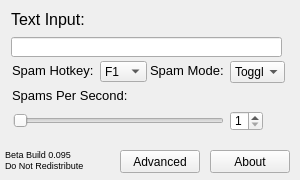
<?xml version="1.0" encoding="UTF-8"?>
<ui version="4.0">
 <class>MainWindow</class>
 <widget class="QMainWindow" name="MainWindow">
  <property name="geometry">
   <rect>
    <x>0</x>
    <y>0</y>
    <width>300</width>
    <height>180</height>
   </rect>
  </property>
  <property name="minimumSize">
   <size>
    <width>300</width>
    <height>180</height>
   </size>
  </property>
  <property name="maximumSize">
   <size>
    <width>300</width>
    <height>180</height>
   </size>
  </property>
  <property name="baseSize">
   <size>
    <width>300</width>
    <height>180</height>
   </size>
  </property>
  <property name="windowTitle">
   <string>Auto Spammer - Beta</string>
  </property>
  <widget class="QWidget" name="centralWidget">
   <widget class="QLabel" name="inputlabel">
    <property name="geometry">
     <rect>
      <x>11</x>
      <y>10</y>
      <width>84</width>
      <height>20</height>
     </rect>
    </property>
    <property name="minimumSize">
     <size>
      <width>84</width>
      <height>20</height>
     </size>
    </property>
    <property name="maximumSize">
     <size>
      <width>84</width>
      <height>20</height>
     </size>
    </property>
    <property name="baseSize">
     <size>
      <width>84</width>
      <height>20</height>
     </size>
    </property>
    <property name="text">
     <string>&lt;!DOCTYPE HTML PUBLIC &quot;-//W3C//DTD HTML 4.0//EN&quot; &quot;http://www.w3.org/TR/REC-html40/strict.dtd&quot;&gt;
&lt;html&gt;&lt;head&gt;&lt;meta name=&quot;qrichtext&quot; content=&quot;1&quot; /&gt;&lt;style type=&quot;text/css&quot;&gt;
p, li { white-space: pre-wrap; }
&lt;/style&gt;&lt;/head&gt;&lt;body style=&quot; font-family:'MS Shell Dlg 2'; font-size:8.25pt; font-weight:400; font-style:normal;&quot;&gt;
&lt;p style=&quot; margin-top:0px; margin-bottom:0px; margin-left:0px; margin-right:0px; -qt-block-indent:0; text-indent:0px;&quot;&gt;&lt;span style=&quot; font-size:12pt;&quot;&gt;Text Input:&lt;/span&gt;&lt;/p&gt;&lt;/body&gt;&lt;/html&gt;</string>
    </property>
   </widget>
   <widget class="QPushButton" name="about">
    <property name="geometry">
     <rect>
      <x>210</x>
      <y>150</y>
      <width>80</width>
      <height>23</height>
     </rect>
    </property>
    <property name="text">
     <string>About</string>
    </property>
   </widget>
   <widget class="QLineEdit" name="lineEdit">
    <property name="geometry">
     <rect>
      <x>11</x>
      <y>37</y>
      <width>271</width>
      <height>20</height>
     </rect>
    </property>
    <property name="toolTip">
     <string extracomment="Type the text you want to spam here"/>
    </property>
   </widget>
   <widget class="QLabel" name="label">
    <property name="geometry">
     <rect>
      <x>12</x>
      <y>62</y>
      <width>96</width>
      <height>17</height>
     </rect>
    </property>
    <property name="minimumSize">
     <size>
      <width>96</width>
      <height>17</height>
     </size>
    </property>
    <property name="text">
     <string>&lt;!DOCTYPE HTML PUBLIC &quot;-//W3C//DTD HTML 4.0//EN&quot; &quot;http://www.w3.org/TR/REC-html40/strict.dtd&quot;&gt;
&lt;html&gt;&lt;head&gt;&lt;meta name=&quot;qrichtext&quot; content=&quot;1&quot; /&gt;&lt;style type=&quot;text/css&quot;&gt;
p, li { white-space: pre-wrap; }
&lt;/style&gt;&lt;/head&gt;&lt;body style=&quot; font-family:'MS Shell Dlg 2'; font-size:8.25pt; font-weight:400; font-style:normal;&quot;&gt;
&lt;p style=&quot; margin-top:0px; margin-bottom:0px; margin-left:0px; margin-right:0px; -qt-block-indent:0; text-indent:0px;&quot;&gt;&lt;span style=&quot; font-size:10pt;&quot;&gt;Spam Hotkey:&lt;/span&gt;&lt;/p&gt;&lt;/body&gt;&lt;/html&gt;</string>
    </property>
   </widget>
   <widget class="QComboBox" name="hotkeylist">
    <property name="geometry">
     <rect>
      <x>100</x>
      <y>61</y>
      <width>47</width>
      <height>21</height>
     </rect>
    </property>
    <property name="minimumSize">
     <size>
      <width>47</width>
      <height>21</height>
     </size>
    </property>
    <item>
     <property name="text">
      <string>F1</string>
     </property>
    </item>
    <item>
     <property name="text">
      <string>F2</string>
     </property>
    </item>
    <item>
     <property name="text">
      <string>F3</string>
     </property>
    </item>
    <item>
     <property name="text">
      <string>F4</string>
     </property>
    </item>
    <item>
     <property name="text">
      <string>F5</string>
     </property>
    </item>
    <item>
     <property name="text">
      <string>F6</string>
     </property>
    </item>
    <item>
     <property name="text">
      <string>F7</string>
     </property>
    </item>
    <item>
     <property name="text">
      <string>F8</string>
     </property>
    </item>
    <item>
     <property name="text">
      <string>F9</string>
     </property>
    </item>
    <item>
     <property name="text">
      <string>F10</string>
     </property>
    </item>
    <item>
     <property name="text">
      <string>F11</string>
     </property>
    </item>
    <item>
     <property name="text">
      <string>F12</string>
     </property>
    </item>
   </widget>
   <widget class="QLabel" name="label_2">
    <property name="geometry">
     <rect>
      <x>12</x>
      <y>87</y>
      <width>133</width>
      <height>17</height>
     </rect>
    </property>
    <property name="text">
     <string>&lt;!DOCTYPE HTML PUBLIC &quot;-//W3C//DTD HTML 4.0//EN&quot; &quot;http://www.w3.org/TR/REC-html40/strict.dtd&quot;&gt;
&lt;html&gt;&lt;head&gt;&lt;meta name=&quot;qrichtext&quot; content=&quot;1&quot; /&gt;&lt;style type=&quot;text/css&quot;&gt;
p, li { white-space: pre-wrap; }
&lt;/style&gt;&lt;/head&gt;&lt;body style=&quot; font-family:'MS Shell Dlg 2'; font-size:8.25pt; font-weight:400; font-style:normal;&quot;&gt;
&lt;p style=&quot; margin-top:0px; margin-bottom:0px; margin-left:0px; margin-right:0px; -qt-block-indent:0; text-indent:0px;&quot;&gt;&lt;span style=&quot; font-size:10pt;&quot;&gt;Spams Per Second:&lt;/span&gt;&lt;/p&gt;&lt;/body&gt;&lt;/html&gt;</string>
    </property>
   </widget>
   <widget class="QSlider" name="horizontalSlider">
    <property name="geometry">
     <rect>
      <x>13</x>
      <y>111</y>
      <width>211</width>
      <height>19</height>
     </rect>
    </property>
    <property name="minimum">
     <number>1</number>
    </property>
    <property name="orientation">
     <enum>Qt::Horizontal</enum>
    </property>
   </widget>
   <widget class="QSpinBox" name="spinBox">
    <property name="geometry">
     <rect>
      <x>230</x>
      <y>111</y>
      <width>33</width>
      <height>20</height>
     </rect>
    </property>
    <property name="minimum">
     <number>1</number>
    </property>
    <property name="maximum">
     <number>99</number>
    </property>
   </widget>
   <widget class="QPushButton" name="about_2">
    <property name="geometry">
     <rect>
      <x>120</x>
      <y>150</y>
      <width>80</width>
      <height>23</height>
     </rect>
    </property>
    <property name="text">
     <string>Advanced</string>
    </property>
   </widget>
   <widget class="QLabel" name="label_3">
    <property name="geometry">
     <rect>
      <x>5</x>
      <y>140</y>
      <width>111</width>
      <height>41</height>
     </rect>
    </property>
    <property name="text">
     <string>&lt;!DOCTYPE HTML PUBLIC &quot;-//W3C//DTD HTML 4.0//EN&quot; &quot;http://www.w3.org/TR/REC-html40/strict.dtd&quot;&gt;
&lt;html&gt;&lt;head&gt;&lt;meta name=&quot;qrichtext&quot; content=&quot;1&quot; /&gt;&lt;style type=&quot;text/css&quot;&gt;
p, li { white-space: pre-wrap; }
&lt;/style&gt;&lt;/head&gt;&lt;body style=&quot; font-family:'MS Shell Dlg 2'; font-size:8.25pt; font-weight:400; font-style:normal;&quot;&gt;
&lt;p style=&quot; margin-top:0px; margin-bottom:0px; margin-left:0px; margin-right:0px; -qt-block-indent:0; text-indent:0px;&quot;&gt;&lt;span style=&quot; font-size:7pt;&quot;&gt;Beta Build 0.095&lt;/span&gt;&lt;/p&gt;
&lt;p style=&quot; margin-top:0px; margin-bottom:0px; margin-left:0px; margin-right:0px; -qt-block-indent:0; text-indent:0px;&quot;&gt;&lt;span style=&quot; font-size:7pt;&quot;&gt;Do Not Redistribute&lt;/span&gt;&lt;/p&gt;&lt;/body&gt;&lt;/html&gt;</string>
    </property>
   </widget>
   <widget class="QLabel" name="label_4">
    <property name="geometry">
     <rect>
      <x>150</x>
      <y>62</y>
      <width>96</width>
      <height>17</height>
     </rect>
    </property>
    <property name="minimumSize">
     <size>
      <width>96</width>
      <height>17</height>
     </size>
    </property>
    <property name="text">
     <string>&lt;!DOCTYPE HTML PUBLIC &quot;-//W3C//DTD HTML 4.0//EN&quot; &quot;http://www.w3.org/TR/REC-html40/strict.dtd&quot;&gt;
&lt;html&gt;&lt;head&gt;&lt;meta name=&quot;qrichtext&quot; content=&quot;1&quot; /&gt;&lt;style type=&quot;text/css&quot;&gt;
p, li { white-space: pre-wrap; }
&lt;/style&gt;&lt;/head&gt;&lt;body style=&quot; font-family:'MS Shell Dlg 2'; font-size:8.25pt; font-weight:400; font-style:normal;&quot;&gt;
&lt;p style=&quot; margin-top:0px; margin-bottom:0px; margin-left:0px; margin-right:0px; -qt-block-indent:0; text-indent:0px;&quot;&gt;&lt;span style=&quot; font-size:10pt;&quot;&gt;Spam Mode:&lt;/span&gt;&lt;/p&gt;&lt;/body&gt;&lt;/html&gt;</string>
    </property>
   </widget>
   <widget class="QComboBox" name="comboBox">
    <property name="geometry">
     <rect>
      <x>230</x>
      <y>61</y>
      <width>55</width>
      <height>22</height>
     </rect>
    </property>
    <item>
     <property name="text">
      <string>Toggle</string>
     </property>
    </item>
    <item>
     <property name="text">
      <string>Hold</string>
     </property>
    </item>
   </widget>
  </widget>
 </widget>
 <layoutdefault spacing="6" margin="11"/>
 <resources/>
 <connections>
  <connection>
   <sender>lineEdit</sender>
   <signal>textChanged(QString)</signal>
   <receiver>MainWindow</receiver>
   <slot>setString(QString)</slot>
   <hints>
    <hint type="sourcelabel">
     <x>182</x>
     <y>51</y>
    </hint>
    <hint type="destinationlabel">
     <x>149</x>
     <y>89</y>
    </hint>
   </hints>
  </connection>
  <connection>
   <sender>horizontalSlider</sender>
   <signal>valueChanged(int)</signal>
   <receiver>spinBox</receiver>
   <slot>setValue(int)</slot>
   <hints>
    <hint type="sourcelabel">
     <x>188</x>
     <y>120</y>
    </hint>
    <hint type="destinationlabel">
     <x>236</x>
     <y>123</y>
    </hint>
   </hints>
  </connection>
  <connection>
   <sender>spinBox</sender>
   <signal>valueChanged(int)</signal>
   <receiver>horizontalSlider</receiver>
   <slot>setValue(int)</slot>
   <hints>
    <hint type="sourcelabel">
     <x>241</x>
     <y>113</y>
    </hint>
    <hint type="destinationlabel">
     <x>205</x>
     <y>112</y>
    </hint>
   </hints>
  </connection>
  <connection>
   <sender>horizontalSlider</sender>
   <signal>valueChanged(int)</signal>
   <receiver>MainWindow</receiver>
   <slot>setSpeed(int)</slot>
   <hints>
    <hint type="sourcelabel">
     <x>52</x>
     <y>123</y>
    </hint>
    <hint type="destinationlabel">
     <x>36</x>
     <y>144</y>
    </hint>
   </hints>
  </connection>
  <connection>
   <sender>hotkeylist</sender>
   <signal>currentIndexChanged(int)</signal>
   <receiver>MainWindow</receiver>
   <slot>setHotkey(int)</slot>
   <hints>
    <hint type="sourcelabel">
     <x>131</x>
     <y>69</y>
    </hint>
    <hint type="destinationlabel">
     <x>166</x>
     <y>72</y>
    </hint>
   </hints>
  </connection>
  <connection>
   <sender>about</sender>
   <signal>clicked()</signal>
   <receiver>MainWindow</receiver>
   <slot>openAbout()</slot>
   <hints>
    <hint type="sourcelabel">
     <x>235</x>
     <y>161</y>
    </hint>
    <hint type="destinationlabel">
     <x>233</x>
     <y>145</y>
    </hint>
   </hints>
  </connection>
  <connection>
   <sender>about_2</sender>
   <signal>clicked()</signal>
   <receiver>MainWindow</receiver>
   <slot>openAdvanced()</slot>
   <hints>
    <hint type="sourcelabel">
     <x>174</x>
     <y>165</y>
    </hint>
    <hint type="destinationlabel">
     <x>186</x>
     <y>177</y>
    </hint>
   </hints>
  </connection>
  <connection>
   <sender>comboBox</sender>
   <signal>currentIndexChanged(int)</signal>
   <receiver>MainWindow</receiver>
   <slot>setSpammode(int)</slot>
   <hints>
    <hint type="sourcelabel">
     <x>270</x>
     <y>75</y>
    </hint>
    <hint type="destinationlabel">
     <x>295</x>
     <y>71</y>
    </hint>
   </hints>
  </connection>
 </connections>
 <slots>
  <signal>startup()</signal>
  <slot>setString(QString)</slot>
  <slot>setSpeed(int)</slot>
  <slot>setHotkey(int)</slot>
  <slot>hideWarning()</slot>
  <slot>openAbout()</slot>
  <slot>openAdvanced()</slot>
  <slot>setSpammode(int)</slot>
 </slots>
</ui>
